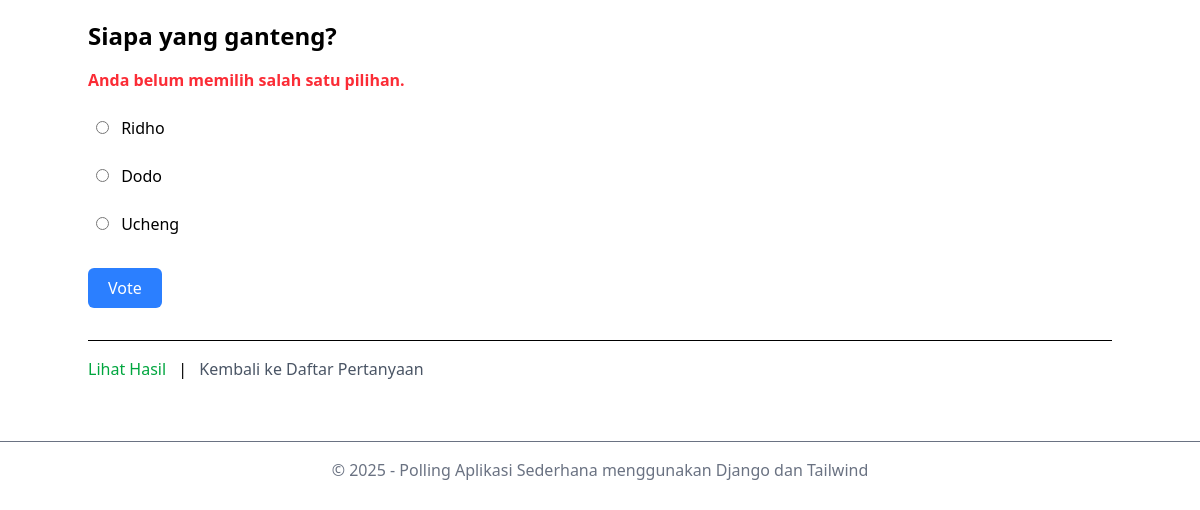
The page /1/vote/ on the database its author committed.
### siteapp/polls/models.py (models this page shows, shortened)
class Question(models.Model):
    question_text = models.CharField(max_length=200)
    pub_date = models.DateTimeField("date published")

class Choice(models.Model):
    question = models.ForeignKey(Question, on_delete=models.CASCADE)
    choice_text = models.CharField(max_length=200)
    votes = models.IntegerField(default=0)

class Settings(models.Model):
    nama = models.CharField(max_length=100)
    nilai = models.CharField(max_length=200)

### siteapp/polls/views.py (the view)
# urls.py: path('<int:question_id>/vote/', views.vote, name='vote'),
def vote(request, question_id):
    question = get_object_or_404(Question, pk=question_id)
    try:
        selected_choice = question.choice_set.get(pk=request.POST['choice'])
    except (KeyError, Choice.DoesNotExist):
        context = {
            'question': question,
            'error_message': "Anda belum memilih salah satu pilihan.",
        }
        return render(request, 'polls/detail.html', context)
    else:
        selected_choice.votes += 1
        selected_choice.save()
        return HttpResponseRedirect(reverse('polls:results', args=(question.id,)))

### siteapp/polls/context_processors.py (called while the page is built)
def project_settings(request):
    all_settings = Settings.objects.all()
    settings_dict = {setting.nama: setting.nilai for setting in all_settings}
    return settings_dict

### siteapp/polls/templates/polls/detail.html (shortened to what this page needs)
{% extends 'polls/base.html' %}  {% block content %}
<h1 class="text-2xl font-bold mb-2">{{ question.question_text }}</h1>
{% if error_message %}
<p class="text-red-500 font-bold my-4">{{ error_message }}</p>
{% endif %}
<form action="{% url 'polls:vote' question.id %}" method="post">
  {% csrf_token %} {% for choice in question.choice_set.all %}
  <div class="my-2 p-2 rounded-md hover:bg-gray-100">
    <label for="choice-{{ choice.id }}" class="cursor-pointer block">
      <input
        type="radio"
        name="choice"
        value="{{ choice.id }}"
        id="choice-{{ choice.id }}"
        class="mr-2"
        required
      />
      {{ choice.choice_text }}
    </label>
  </div>
  {% endfor %}
  <button
    type="submit"
    class="cursor-pointer mt-4 bg-blue-500 text-white px-5 py-2 rounded-md hover:bg-blue-600"
  >
    Vote
  </button>
</form>
<div class="mt-8 border-t pt-4">
  <a
    href="{% url 'polls:results' question.id %}"
    class="text-green-600 hover:underline"
    >Lihat Hasil</a
  >
  <span class="mx-2">|</span>
  <a href="{% url 'polls:index' %}" class="text-gray-600 hover:underline"
    >Kembali ke Daftar Pertanyaan</a
  >
</div>
{% endblock %}

### siteapp/polls/templates/polls/base.html (shortened to what this page needs)
<!DOCTYPE html>
<html lang="en">
  <head>
    <script src="https://cdn.jsdelivr.net/npm/@tailwindcss/browser@4"></script>
  </head>
  <body>
    <div class="container mx-auto py-5">{% block content %} {% endblock %}</div>
    <footer class="text-center text-gray-500 mt-10 border-t pt-4">
      <p>&copy; {{ tahun }} - {{ namaaplikasi }}</p>
    </footer>
  </body>
</html>

### rows shown on the page
Question: question_text "Siapa yang ganteng?"
Choice: choice_text "Ridho"
Choice: choice_text "Dodo"
Choice: choice_text "Ucheng"
Settings: nilai "2025"
Settings: nilai "Polling Aplikasi Sederhana menggunakan Django dan Tailwind"

### other values the page prints
{{ error_message }} "Anda belum memilih salah satu pilihan."
